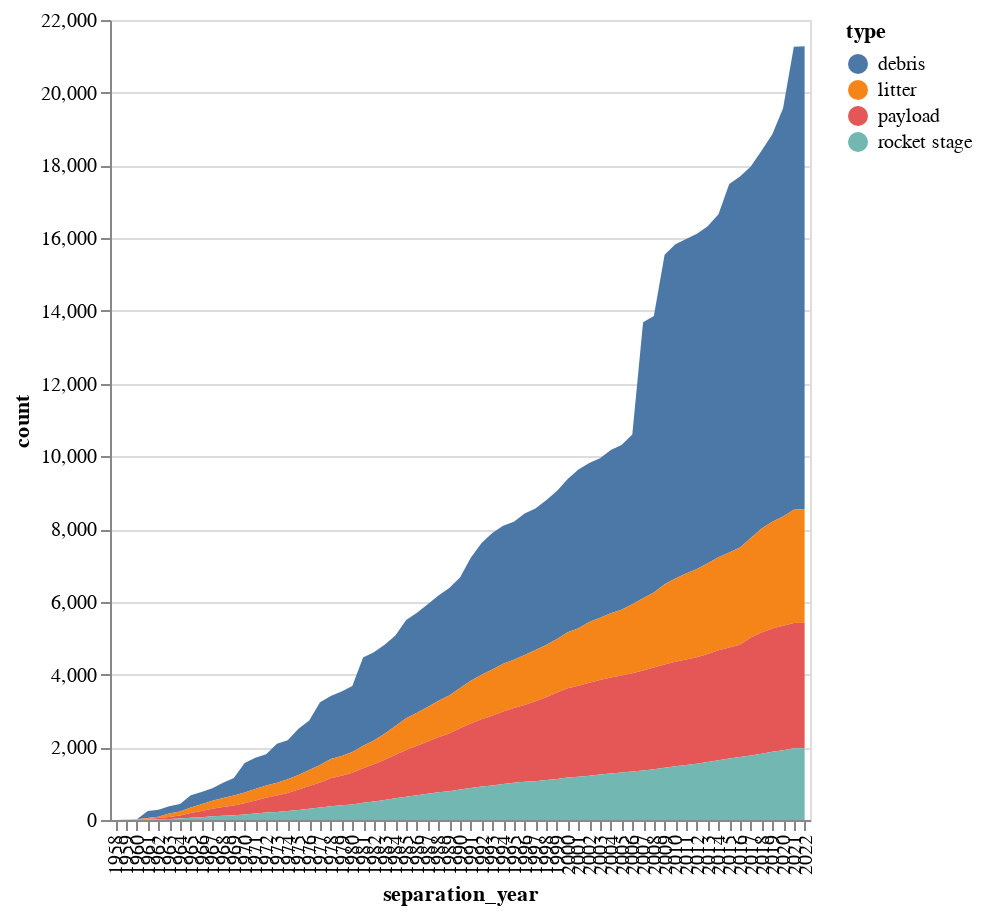

Notebook source saved alongside this figure:
### Code cell
alt.Chart(categories_years).mark_area().encode(
    x="separation_year", y="count", color="type"
).properties(width=350, height=400)

### Figure 1 — Vega-Lite specification as saved in the notebook (floating-point values rounded to 4 significant figures; data arrays with more than 128 entries replaced by an {"elided": "..."} marker saying what was removed)
{"config": {"view": {"continuousWidth": 400, "continuousHeight": 300}}, "data": {"name": "data-59b8ba1b95fd3358a265df97f6e2f8bc"}, "mark": "area", "encoding": {"color": {"field": "type", "type": "nominal"}, "x": {"field": "separation_year", "type": "nominal"}, "y": {"field": "count", "type": "quantitative"}}, "height": 400, "width": 350, "$schema": "https://vega.github.io/schema/vega-lite/v4.17.0.json", "datasets": {"data-59b8ba1b95fd3358a265df97f6e2f8bc": {"elided": "260 records"}}}
